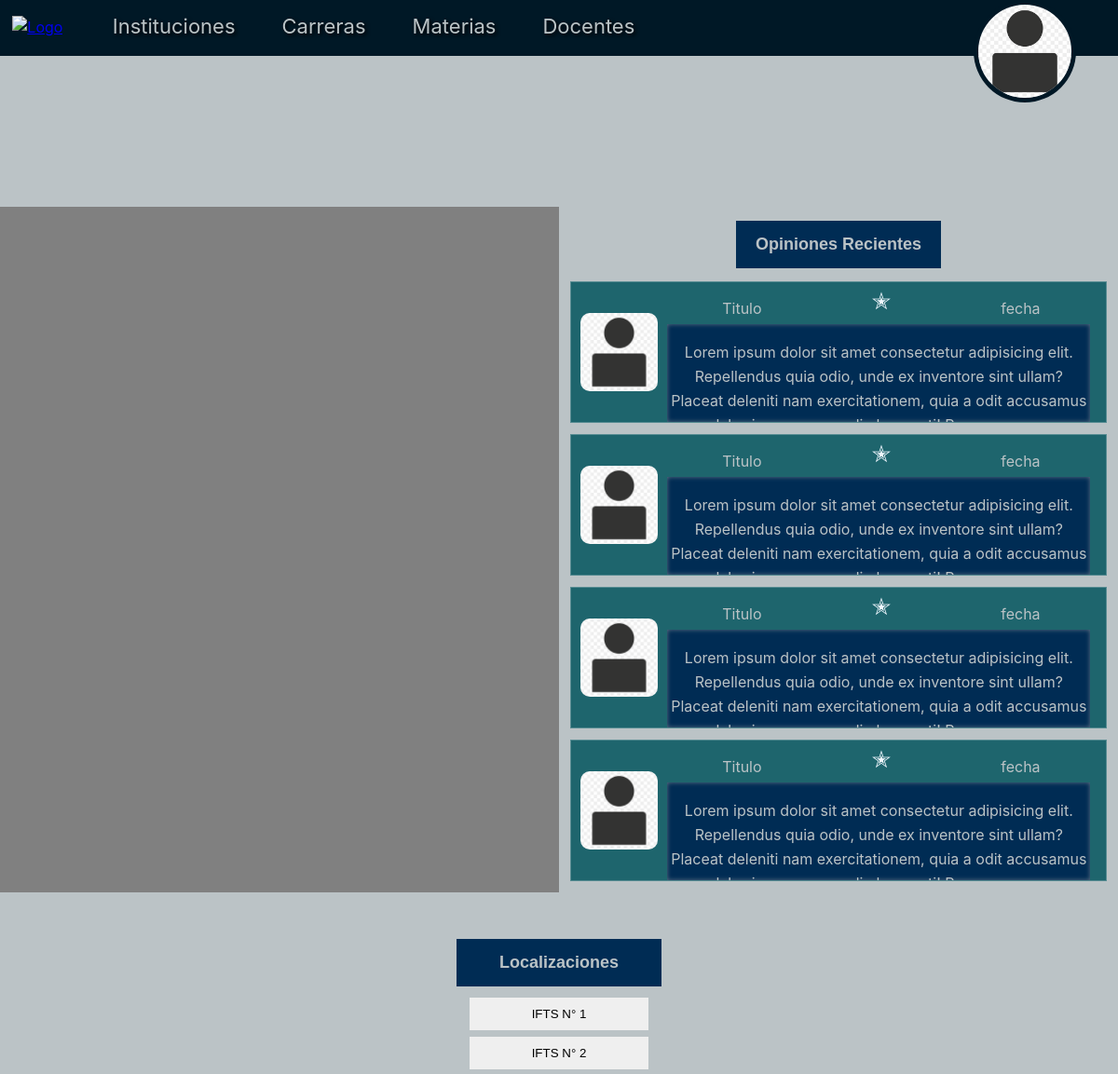
The app's page /userHome/ (signed in, upper part), older data.
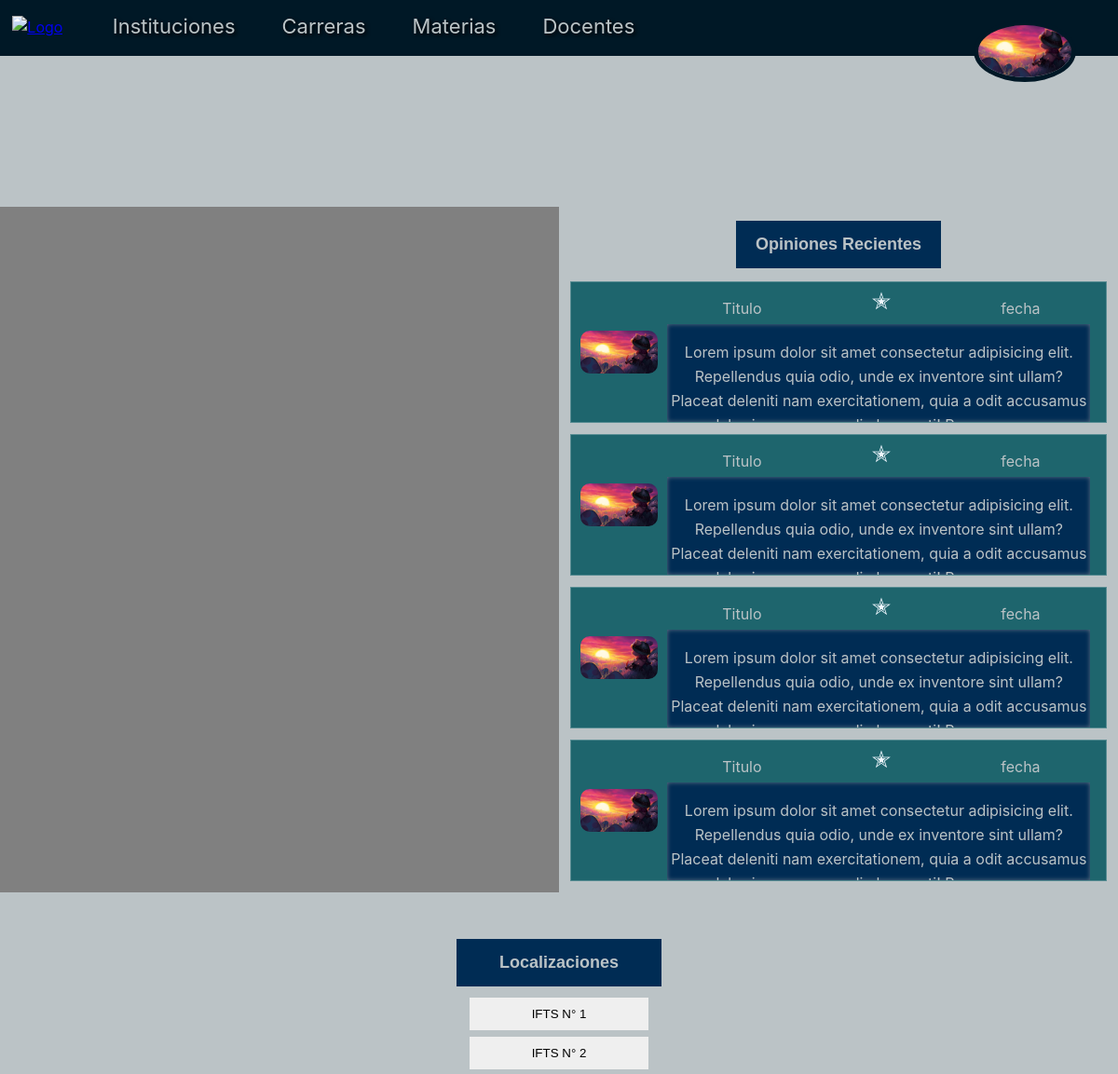
The same page, newer data.
### apps/custom_user/models.py (models this page shows, shortened)
class CustomUser(AbstractBaseUser, PermissionsMixin):
    PROFESOR = 'Profesor'
    ALUMNO = 'Alumno'
    INSTITUCION = 'Institución'
    VISITANTE = 'Visitante'
    nombre = models.CharField(max_length=100, blank=True, null=True, default=None)
    email = models.EmailField(unique=True, default=None)
    descripcion = models.TextField(blank=True, null=True, default=None)
    img_perfil = models.ImageField(upload_to='perfiles/', null=True, blank=True, default='UserProfile.png')
    is_active = models.BooleanField(default=True)
    is_staff = models.BooleanField(default=False)
    institucion = models.CharField(max_length=100, blank=True, null=True, default=None)
    fecha_de_nacimiento = models.DateField(default=None, blank=True, null=True)
    GENERO_CHOICES = (
        ('M', 'Masculino'),
        ('F', 'Femenino'),
        ('O', 'Otro'),
    )
    genero = models.CharField(max_length=1, choices=GENERO_CHOICES, default='O', blank=True, null=True)
    TIPO_USUARIO_CHOICES = [
        (ALUMNO, 'Alumno'),
        (INSTITUCION, 'Institución'),
        (PROFESOR, 'Profesor'),
        (VISITANTE, 'Visitante'),
    ]
    tipo_usuario = models.CharField(max_length=20, choices=TIPO_USUARIO_CHOICES, default=ALUMNO, blank=True, null=True)
    REQUIRED_FIELDS = []  # Campos requeridos para el inicio de sesión
    USERNAME_FIELD = 'email'  # Campo que se utiliza como nombre de usuario para el inicio de sesión
    objects = CustomUserManager()

### apps/custom_user/views.py (the view)
# urls.py: path("userHome/", UserHomeView.as_view(), name="user_home"),
class UserHomeView(LoginRequiredMixin, TemplateView):
    template_name = "userHome.html"
    def get_context_data(self, **kwargs):
        context = super().get_context_data(**kwargs)
        return context

### templates/userHome.html (shortened to what this page needs)
{% extends "template_base.html" %}
{% load static %}
{% block extra_head %}
    <link rel="stylesheet" href="{% static 'css/userHome.css' %}">
    <link rel="stylesheet" href="{% static 'css/maps.css' %}">
{% endblock %}
{% block content %}
<div class="containers">
  <div class="divNoticiasOpiniones">
    <div class="divNoticias">
    </div>
    <div class="containerOpiniones">
      <div class="containers-btn">
        <button class="tab-button" data-target="opiniones">Opiniones Recientes</button>
      </div>
      <section id="opiniones" class="divOpinionesRecientes seccion">
        <div class="tarjetaOpinion">
            <div class="imgOpinion"><img src="{{ request.user.img_perfil.url }}" alt="" ></div>
            <div class="divTituloyopinion">
              <div class="textosOpinion">
                    <p>Titulo</p>
                    <div id="votacion">✭</div>
                    <p>fecha</p>
              </div>
              <div class="parrafoOpinion"><p>Lorem ipsum dolor sit amet consectetur adipisicing elit. Repellendus quia odio, unde ex inventore sint ullam? Placeat deleniti nam exercitationem, quia a odit accusamus laboriosam commodi obcaecati! Rerum, saepe praesentium.</p></div>
            </div>
        </div>
        <div class="tarjetaOpinion">
          <div class="imgOpinion"><img src="{{ request.user.img_perfil.url }}" alt="" ></div>
          <div class="divTituloyopinion">
            <div class="textosOpinion">
                  <p>Titulo</p>
                  <div id="votacion">✭</div>
                  <p>fecha</p>
            </div>
            <div class="parrafoOpinion"><p>Lorem ipsum dolor sit amet consectetur adipisicing elit. Repellendus quia odio, unde ex inventore sint ullam? Placeat deleniti nam exercitationem, quia a odit accusamus laboriosam commodi obcaecati! Rerum, saepe praesentium.</p></div>
          </div>
      </div>
      <div class="tarjetaOpinion">
        <div class="imgOpinion"><img src="{{ request.user.img_perfil.url }}" alt="" ></div>
        <div class="divTituloyopinion">
          <div class="textosOpinion">
                <p>Titulo</p>
                <div id="votacion">✭</div>
                <p>fecha</p>
          </div>
          <div class="parrafoOpinion"><p>Lorem ipsum dolor sit amet consectetur adipisicing elit. Repellendus quia odio, unde ex inventore sint ullam? Placeat deleniti nam exercitationem, quia a odit accusamus laboriosam commodi obcaecati! Rerum, saepe praesentium.</p></div>
        </div>
    </div>
    <div class="tarjetaOpinion">
      <div class="imgOpinion"><img src="{{ request.user.img_perfil.url }}" alt="" ></div>
      <div class="divTituloyopinion">
        <div class="textosOpinion">
              <p>Titulo</p>
              <div id="votacion">✭</div>
              <p>fecha</p>
        </div>
        <div class="parrafoOpinion"><p>Lorem ipsum dolor sit amet consectetur adipisicing elit. Repellendus quia odio, unde ex inventore sint ullam? Placeat deleniti nam exercitationem, quia a odit accusamus laboriosam commodi obcaecati! Rerum, saepe praesentium.</p></div>
      </div>
  </div>
    </section>
  </div>
  </div>
    <section id="localizaciones" class="divLocalizaciones seccion">
        <div>
          <button class="tab-button" data-target="localizaciones">Localizaciones</button>
        </div>
        <div class="listaYmapa">
                <ul class="lista">
                    <li><button class="iftsBtn" type="button" onclick="setLocation(-34.60003829137177, -58.37381593083792)">IFTS N° 1</button></li>
                    <li><button class="iftsBtn" type="button" onclick="setLocation(-34.675541961545036, -58.486718288507994)">IFTS N° 2</button></li>
                </ul>
        </div>
    </section>
</div>
{% endblock %}

### templates/template_base.html (shortened to what this page needs)
{% load static %}
<!DOCTYPE html>
<html lang="es">
    <head>
        <link rel="stylesheet" href="{% static 'css/template_base.css' %}">
        <link rel="stylesheet" href="{% static 'css/querys.css' %}">
        <link rel="stylesheet" href="{% static 'css/menu_profile.css' %}">
        {% block extra_head %}
        {% endblock %}
    </head>
    <body>
        <header>
        <div class="menuGlobal">
            <div class="logo">
                <a href="{% url 'user_home'%}" type="image/png"><img src="{% static 'imagenes/Logo/genioLogo.jpg' %}" alt="Logo"></a>
            </div>
            <nav class="menuDiv">
                <ul>
                    <li><a href="{% url 'lista_instituciones'%}">Instituciones</a></li>
                    <li><a href="{% url 'lista_carreras'%}">Carreras</a></li>
                    <li><a href="{% url 'lista_materias'%}">Materias</a></li>
                    <li><a href="{% url 'lista_profesores'%}">Docentes</a></li>
                </ul>
            </nav>
            <div>
            {% if request.user.is_authenticated %}
                <nav class="nav-menu-principal">
                    <img src="{{ request.user.img_perfil.url }}" alt="profile" class="img_perfil">
            </nav>
            {% else %}
                <a href="{% url 'login' %}">Iniciar sesión</a>
            {% endif %}
        </div>
            </div>
        </header>
    <div id="contenedor-principal">
        {% block content %}
        {% endblock %}
    </div>
    </body>
</html>

Row changes from the older to the newer data that the page shows:
changed CustomUser: user.img_perfil: a different picture
